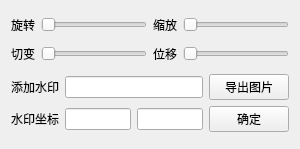
<?xml version="1.0" encoding="UTF-8"?>
<ui version="4.0">
 <class>ControlFrame</class>
 <widget class="QWidget" name="ControlFrame">
  <property name="geometry">
   <rect>
    <x>0</x>
    <y>0</y>
    <width>300</width>
    <height>149</height>
   </rect>
  </property>
  <property name="windowTitle">
   <string>Form</string>
  </property>
  <layout class="QGridLayout" name="gridLayout_2">
   <item row="0" column="0">
    <widget class="QLabel" name="label_1">
     <property name="text">
      <string>旋转</string>
     </property>
    </widget>
   </item>
   <item row="0" column="1">
    <widget class="QSlider" name="rotateSlider">
     <property name="maximum">
      <number>360</number>
     </property>
     <property name="orientation">
      <enum>Qt::Orientation::Horizontal</enum>
     </property>
    </widget>
   </item>
   <item row="0" column="2">
    <widget class="QLabel" name="label_4">
     <property name="text">
      <string>缩放</string>
     </property>
    </widget>
   </item>
   <item row="0" column="3">
    <widget class="QSlider" name="scaleSlider">
     <property name="maximum">
      <number>20</number>
     </property>
     <property name="orientation">
      <enum>Qt::Orientation::Horizontal</enum>
     </property>
    </widget>
   </item>
   <item row="1" column="0">
    <widget class="QLabel" name="label_3">
     <property name="text">
      <string>切变</string>
     </property>
    </widget>
   </item>
   <item row="1" column="1">
    <widget class="QSlider" name="shearSlider">
     <property name="maximum">
      <number>20</number>
     </property>
     <property name="orientation">
      <enum>Qt::Orientation::Horizontal</enum>
     </property>
    </widget>
   </item>
   <item row="1" column="2">
    <widget class="QLabel" name="label_2">
     <property name="text">
      <string>位移</string>
     </property>
    </widget>
   </item>
   <item row="1" column="3">
    <widget class="QSlider" name="translateSlider">
     <property name="maximum">
      <number>100</number>
     </property>
     <property name="orientation">
      <enum>Qt::Orientation::Horizontal</enum>
     </property>
    </widget>
   </item>
   <item row="2" column="0" colspan="4">
    <layout class="QGridLayout" name="gridLayout">
     <item row="2" column="1">
      <layout class="QHBoxLayout" name="horizontalLayout">
       <item>
        <widget class="QLineEdit" name="yPosInput"/>
       </item>
       <item>
        <widget class="QLineEdit" name="xPosInput"/>
       </item>
      </layout>
     </item>
     <item row="1" column="1">
      <widget class="QLineEdit" name="textInput"/>
     </item>
     <item row="2" column="0">
      <widget class="QLabel" name="label_6">
       <property name="text">
        <string>水印坐标</string>
       </property>
      </widget>
     </item>
     <item row="1" column="0">
      <widget class="QLabel" name="label_5">
       <property name="text">
        <string>添加水印</string>
       </property>
      </widget>
     </item>
     <item row="2" column="2">
      <widget class="QPushButton" name="addTextButton">
       <property name="text">
        <string>确定</string>
       </property>
      </widget>
     </item>
     <item row="1" column="2">
      <widget class="QPushButton" name="exportButton">
       <property name="text">
        <string>导出图片</string>
       </property>
      </widget>
     </item>
    </layout>
   </item>
  </layout>
 </widget>
 <resources/>
 <connections/>
</ui>
